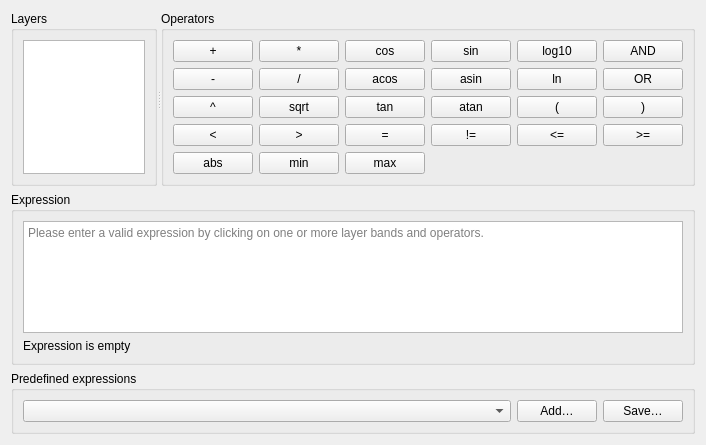
<?xml version="1.0" encoding="UTF-8"?>
<ui version="4.0">
 <class>Form</class>
 <widget class="QWidget" name="Form">
  <property name="geometry">
   <rect>
    <x>0</x>
    <y>0</y>
    <width>706</width>
    <height>445</height>
   </rect>
  </property>
  <property name="windowTitle">
   <string notr="true">Form</string>
  </property>
  <layout class="QVBoxLayout" name="verticalLayout_3">
   <item>
    <widget class="QSplitter" name="splitter">
     <property name="orientation">
      <enum>Qt::Horizontal</enum>
     </property>
     <widget class="QGroupBox" name="groupBox">
      <property name="title">
       <string>Layers</string>
      </property>
      <layout class="QVBoxLayout" name="verticalLayout">
       <item>
        <widget class="QListWidget" name="listWidget"/>
       </item>
      </layout>
     </widget>
     <widget class="QGroupBox" name="buttonsGroupBox">
      <property name="title">
       <string>Operators</string>
      </property>
      <layout class="QGridLayout" name="gridLayout">
       <item row="2" column="4">
        <widget class="QPushButton" name="mOpenBracketPushButton">
         <property name="text">
          <string>(</string>
         </property>
        </widget>
       </item>
       <item row="3" column="5">
        <widget class="QPushButton" name="mGreaterEqualButton">
         <property name="text">
          <string>&gt;=</string>
         </property>
        </widget>
       </item>
       <item row="3" column="0">
        <widget class="QPushButton" name="mLessButton">
         <property name="text">
          <string>&lt;</string>
         </property>
        </widget>
       </item>
       <item row="1" column="3">
        <widget class="QPushButton" name="mASinButton">
         <property name="text">
          <string>asin</string>
         </property>
        </widget>
       </item>
       <item row="0" column="5">
        <widget class="QPushButton" name="mAndButton">
         <property name="text">
          <string>AND</string>
         </property>
        </widget>
       </item>
       <item row="2" column="2">
        <widget class="QPushButton" name="mTanButton">
         <property name="text">
          <string>tan</string>
         </property>
        </widget>
       </item>
       <item row="3" column="1">
        <widget class="QPushButton" name="mGreaterButton">
         <property name="text">
          <string>&gt;</string>
         </property>
        </widget>
       </item>
       <item row="0" column="4">
        <widget class="QPushButton" name="mLogButton">
         <property name="text">
          <string>log10</string>
         </property>
        </widget>
       </item>
       <item row="0" column="1">
        <widget class="QPushButton" name="mMultiplyPushButton">
         <property name="text">
          <string>*</string>
         </property>
        </widget>
       </item>
       <item row="1" column="4">
        <widget class="QPushButton" name="mLnButton">
         <property name="text">
          <string>ln</string>
         </property>
        </widget>
       </item>
       <item row="0" column="8">
        <spacer name="horizontalSpacer_3">
         <property name="orientation">
          <enum>Qt::Horizontal</enum>
         </property>
         <property name="sizeHint" stdset="0">
          <size>
           <width>2</width>
           <height>20</height>
          </size>
         </property>
        </spacer>
       </item>
       <item row="5" column="2">
        <spacer name="verticalSpacer">
         <property name="orientation">
          <enum>Qt::Vertical</enum>
         </property>
         <property name="sizeHint" stdset="0">
          <size>
           <width>20</width>
           <height>40</height>
          </size>
         </property>
        </spacer>
       </item>
       <item row="2" column="0">
        <widget class="QPushButton" name="mExpButton">
         <property name="text">
          <string>^</string>
         </property>
        </widget>
       </item>
       <item row="3" column="2">
        <widget class="QPushButton" name="mEqualButton">
         <property name="text">
          <string>=</string>
         </property>
        </widget>
       </item>
       <item row="0" column="2">
        <widget class="QPushButton" name="mCosButton">
         <property name="text">
          <string>cos</string>
         </property>
        </widget>
       </item>
       <item row="2" column="1">
        <widget class="QPushButton" name="mSqrtButton">
         <property name="text">
          <string>sqrt</string>
         </property>
        </widget>
       </item>
       <item row="3" column="4">
        <widget class="QPushButton" name="mLesserEqualButton">
         <property name="text">
          <string>&lt;=</string>
         </property>
        </widget>
       </item>
       <item row="0" column="3">
        <widget class="QPushButton" name="mSinButton">
         <property name="text">
          <string>sin</string>
         </property>
        </widget>
       </item>
       <item row="0" column="0">
        <widget class="QPushButton" name="mPlusPushButton">
         <property name="text">
          <string>+</string>
         </property>
        </widget>
       </item>
       <item row="3" column="3">
        <widget class="QPushButton" name="mNotEqualButton">
         <property name="text">
          <string>!=</string>
         </property>
        </widget>
       </item>
       <item row="1" column="5">
        <widget class="QPushButton" name="mOrButton">
         <property name="text">
          <string>OR</string>
         </property>
        </widget>
       </item>
       <item row="1" column="2">
        <widget class="QPushButton" name="mACosButton">
         <property name="text">
          <string>acos</string>
         </property>
        </widget>
       </item>
       <item row="2" column="5">
        <widget class="QPushButton" name="mCloseBracketPushButton">
         <property name="text">
          <string>)</string>
         </property>
        </widget>
       </item>
       <item row="1" column="0">
        <widget class="QPushButton" name="mMinusPushButton">
         <property name="text">
          <string>-</string>
         </property>
        </widget>
       </item>
       <item row="2" column="3">
        <widget class="QPushButton" name="mATanButton">
         <property name="text">
          <string>atan</string>
         </property>
        </widget>
       </item>
       <item row="1" column="1">
        <widget class="QPushButton" name="mDividePushButton">
         <property name="text">
          <string>/</string>
         </property>
        </widget>
       </item>
       <item row="4" column="0">
        <widget class="QPushButton" name="mAbsButton">
         <property name="text">
          <string>abs</string>
         </property>
        </widget>
       </item>
       <item row="4" column="1">
        <widget class="QPushButton" name="mMinButton">
         <property name="text">
          <string>min</string>
         </property>
        </widget>
       </item>
       <item row="4" column="2">
        <widget class="QPushButton" name="mMaxButton">
         <property name="text">
          <string>max</string>
         </property>
        </widget>
       </item>
      </layout>
     </widget>
    </widget>
   </item>
   <item>
    <widget class="QGroupBox" name="groupBox_3">
     <property name="title">
      <string>Expression</string>
     </property>
     <layout class="QVBoxLayout" name="verticalLayout_2">
      <item>
       <widget class="QPlainTextEdit" name="text">
        <property name="placeholderText">
         <string>Please enter a valid expression by clicking on one or more layer bands and operators.</string>
        </property>
       </widget>
      </item>
      <item>
       <widget class="QLabel" name="expressionErrorLabel">
        <property name="text">
         <string>Expression is empty</string>
        </property>
       </widget>
      </item>
     </layout>
    </widget>
   </item>
   <item>
    <widget class="QGroupBox" name="groupBox_4">
     <property name="title">
      <string>Predefined expressions</string>
     </property>
     <layout class="QHBoxLayout" name="horizontalLayout">
      <item>
       <widget class="QComboBox" name="comboPredefined"/>
      </item>
      <item>
       <widget class="QPushButton" name="buttonAddPredefined">
        <property name="sizePolicy">
         <sizepolicy hsizetype="Fixed" vsizetype="Fixed">
          <horstretch>0</horstretch>
          <verstretch>0</verstretch>
         </sizepolicy>
        </property>
        <property name="text">
         <string>Add…</string>
        </property>
       </widget>
      </item>
      <item>
       <widget class="QPushButton" name="buttonSavePredefined">
        <property name="sizePolicy">
         <sizepolicy hsizetype="Fixed" vsizetype="Fixed">
          <horstretch>0</horstretch>
          <verstretch>0</verstretch>
         </sizepolicy>
        </property>
        <property name="text">
         <string>Save…</string>
        </property>
       </widget>
      </item>
     </layout>
    </widget>
   </item>
  </layout>
 </widget>
 <resources/>
 <connections/>
</ui>
